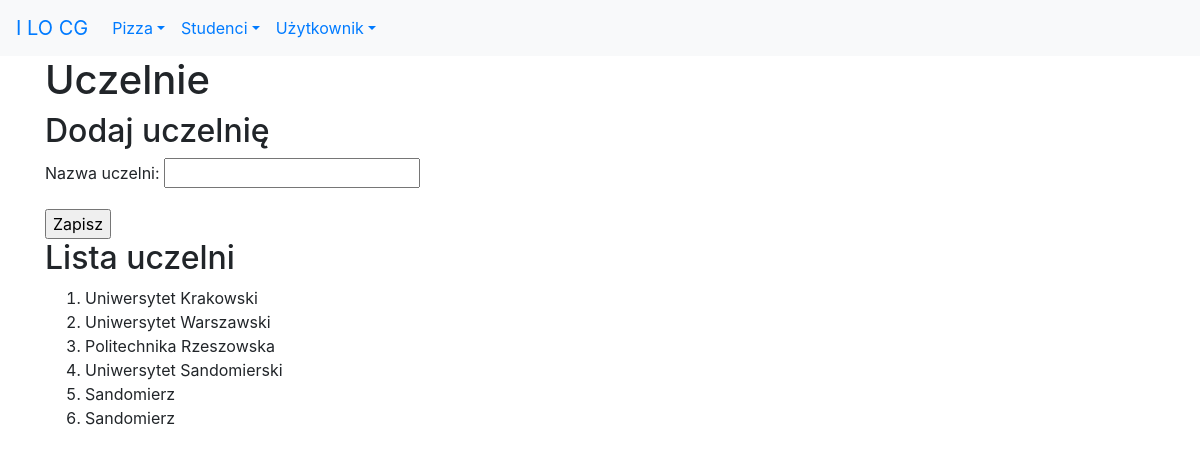
Page /studenci/uczelnie/ (signed in) on the committed database.
### studenci/models.py (models this page shows, shortened)
class Uczelnia(models.Model):
    nazwa = models.CharField(verbose_name='uczelnia', max_length=30)
    class Meta:
        verbose_name_plural = "uczelnie"

### studenci/views.py (the view)
# urls.py: path('uczelnie/', views.uczelnie, name='uczelnie'),
def uczelnie(request):
    if request.method == 'POST':
        form = UczelniaForm(request.POST)  # do wyjaśnienie
        if form.is_valid():
            print(form.cleaned_data)
            u = Uczelnia(nazwa=form.cleaned_data['nazwa'])
            u.save()
            messages.success(request, "Poprawnie dodano dane!")
            return redirect(reverse('studenci:uczelnie'))
        else:
            messages.error(request, "Niepoprawne dane!")
    else:
        form = UczelniaForm()
    uczelnie = Uczelnia.objects.all()
    kontekst = {'uczelnie': uczelnie, 'form': form}
    if request.user.has_perm('studenci.add_uczelnia'):
        return render(request, 'studenci/uczelnie.html', kontekst)
    else:
        messages.info(request, "Nie możesz dodawać uczelni!")
        return redirect(reverse('studenci:index'))

### studenci/forms.py
class UczelniaForm(forms.Form):
    nazwa = forms.CharField(
        label="Nazwa uczelni",
        max_length=30,
        widget=forms.TextInput()
    )

### studenci/templates/studenci/uczelnie.html (shortened to what this page needs)
{% extends 'szablon.html' %}
{% block naglowek %}Uczelnie{% endblock naglowek %}
{% block tresc %}
<h2>Dodaj uczelnię</h2>
    <form action="." method="POST">
        {{ form.as_p }}
        <input type="submit" value="Zapisz">
    </form>
<h2>Lista uczelni</h2>
<ol>
    {% for uczelnia in uczelnie %}
        <li>{{ uczelnia.nazwa }}</li>
    {% endfor %}
</ol>
{% endblock tresc %}

### rows in the picture
Uczelnia: nazwa "Uniwersytet Krakowski"
Uczelnia: nazwa "Uniwersytet Warszawski"
Uczelnia: nazwa "Politechnika Rzeszowska"
Uczelnia: nazwa "Uniwersytet Sandomierski"
Uczelnia: nazwa "Sandomierz"
Uczelnia: nazwa "Sandomierz"
